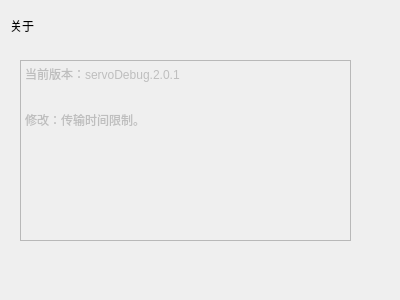
<?xml version="1.0" encoding="UTF-8"?>
<ui version="4.0">
 <class>about</class>
 <widget class="QDialog" name="about">
  <property name="geometry">
   <rect>
    <x>0</x>
    <y>0</y>
    <width>400</width>
    <height>300</height>
   </rect>
  </property>
  <property name="windowTitle">
   <string>Dialog</string>
  </property>
  <widget class="QTextEdit" name="textEdit">
   <property name="enabled">
    <bool>false</bool>
   </property>
   <property name="geometry">
    <rect>
     <x>20</x>
     <y>60</y>
     <width>331</width>
     <height>181</height>
    </rect>
   </property>
   <property name="html">
    <string>&lt;!DOCTYPE HTML PUBLIC &quot;-//W3C//DTD HTML 4.0//EN&quot; &quot;http://www.w3.org/TR/REC-html40/strict.dtd&quot;&gt;
&lt;html&gt;&lt;head&gt;&lt;meta name=&quot;qrichtext&quot; content=&quot;1&quot; /&gt;&lt;style type=&quot;text/css&quot;&gt;
p, li { white-space: pre-wrap; }
&lt;/style&gt;&lt;/head&gt;&lt;body style=&quot; font-family:'SimSun'; font-size:9pt; font-weight:400; font-style:normal;&quot;&gt;
&lt;p style=&quot; margin-top:0px; margin-bottom:0px; margin-left:0px; margin-right:0px; -qt-block-indent:0; text-indent:0px;&quot;&gt;当前版本：servoDebug.2.0.1&lt;/p&gt;
&lt;p style=&quot;-qt-paragraph-type:empty; margin-top:0px; margin-bottom:0px; margin-left:0px; margin-right:0px; -qt-block-indent:0; text-indent:0px;&quot;&gt;&lt;br /&gt;&lt;/p&gt;
&lt;p style=&quot;-qt-paragraph-type:empty; margin-top:0px; margin-bottom:0px; margin-left:0px; margin-right:0px; -qt-block-indent:0; text-indent:0px;&quot;&gt;&lt;br /&gt;&lt;/p&gt;
&lt;p style=&quot; margin-top:0px; margin-bottom:0px; margin-left:0px; margin-right:0px; -qt-block-indent:0; text-indent:0px;&quot;&gt;修改：传输时间限制。&lt;/p&gt;&lt;/body&gt;&lt;/html&gt;</string>
   </property>
  </widget>
  <widget class="QLabel" name="label">
   <property name="geometry">
    <rect>
     <x>10</x>
     <y>20</y>
     <width>54</width>
     <height>12</height>
    </rect>
   </property>
   <property name="text">
    <string>关于</string>
   </property>
  </widget>
 </widget>
 <resources/>
 <connections/>
</ui>
